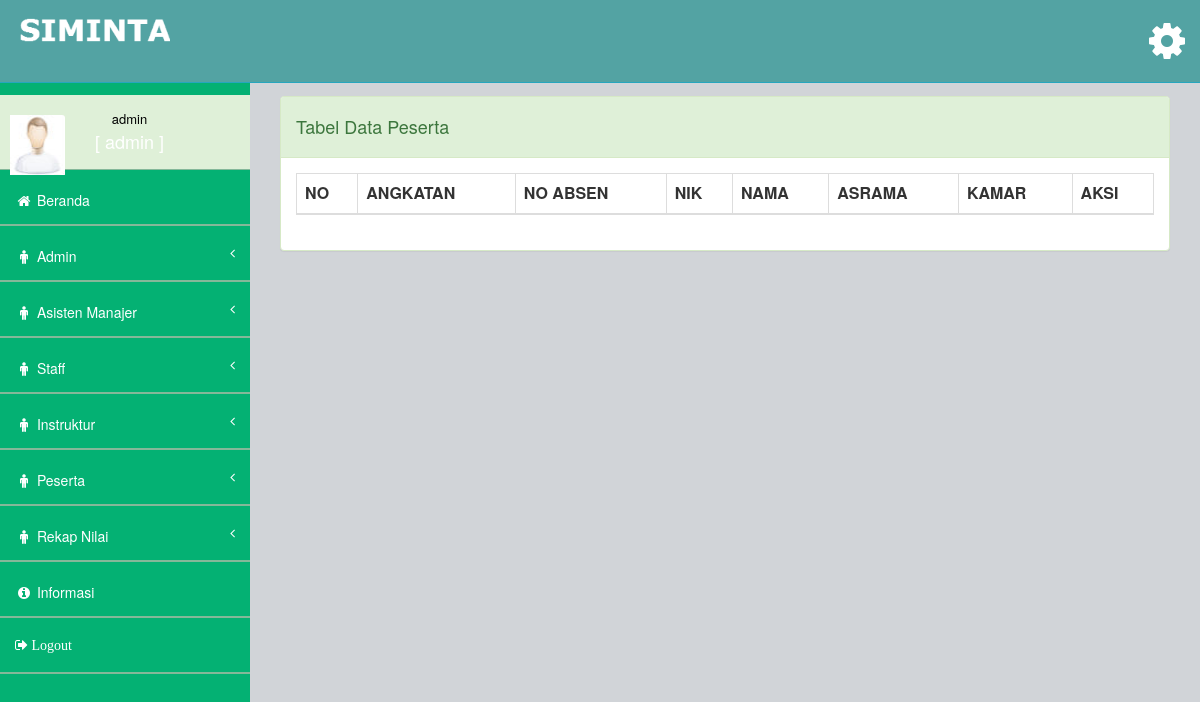
The page /views/admin/main.php?page=lihat-peserta (signed in) on the database as committed earlier.
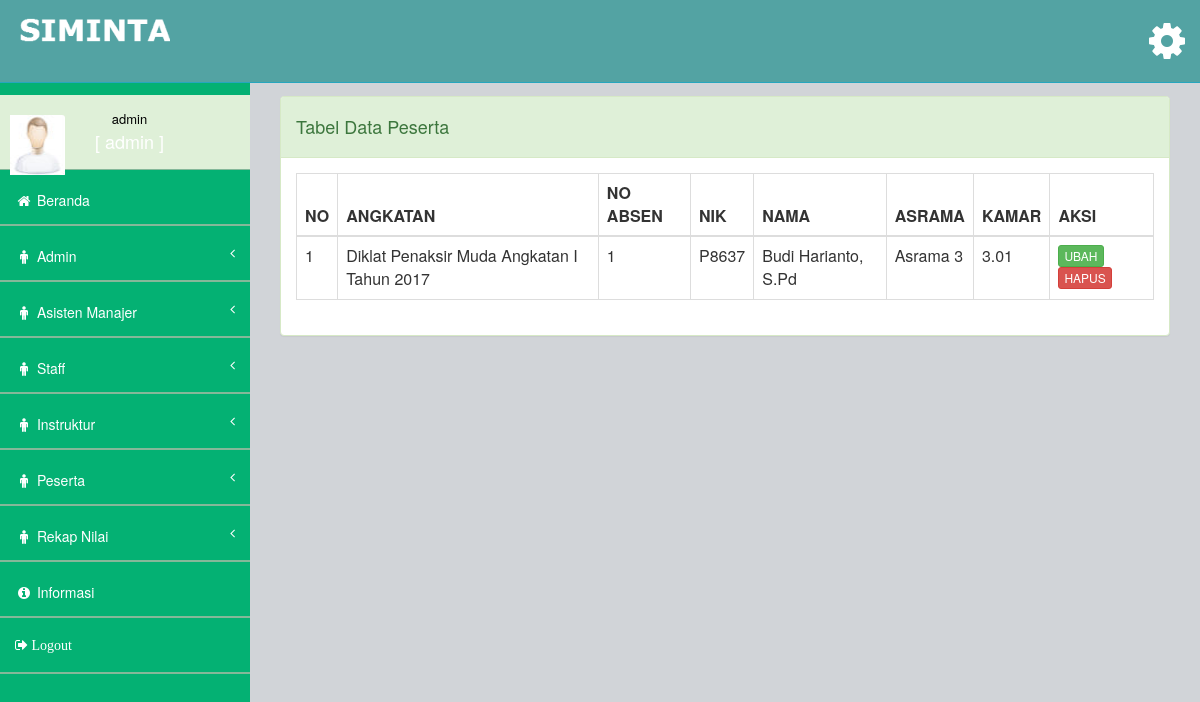
The same page on the database as committed later.
### tables this page shows
CREATE TABLE `tb_detail_peserta` (
  `id` int(11) NOT NULL,
  `kamar_id` int(11) NOT NULL,
  `user_akun_id` int(11) NOT NULL,
  `nik` varchar(50) NOT NULL,
  `angkatan_id` int(11) NOT NULL,
  `nomor_absen` int(11) NOT NULL,
  `nama` varchar(100) NOT NULL,
  `jekel` enum('laki-laki','perempuan') DEFAULT NULL,
  `tempat_lahir` varchar(50) DEFAULT NULL,
  `tgl_lahir` date DEFAULT NULL,
  `cabang_asal` varchar(100) DEFAULT NULL,
  `alamat_kantor` varchar(100) DEFAULT NULL,
  `tlp_kantor` varchar(12) DEFAULT NULL,
  `nomor_hp` varchar(12) DEFAULT NULL,
  `alamat_rumah` varchar(100) DEFAULT NULL,
  `agama` enum('islam','katolik','protestan','hindu','buddha') DEFAULT NULL,
  `foto` varchar(150) DEFAULT NULL,
  `ktp` varchar(150) DEFAULT NULL
);

CREATE TABLE `tb_angkatan` (
  `id` int(10) NOT NULL,
  `nama_diklat` varchar(200) NOT NULL,
  `tgl_masuk` date NOT NULL,
  `tgl_selesai` date NOT NULL
);

CREATE TABLE `tb_kamar` (
  `id` int(11) NOT NULL,
  `nama_asrama` varchar(50) NOT NULL,
  `nomor_kamar` varchar(50) NOT NULL
);

### views/admin/input_peserta/lihat-biodata-peserta.php (the view)
<div class="row">
    <div class="col-md-12">
        <div class="panel panel-success">
            <div class="panel-heading">
                <h4>Tabel Data Peserta</h4>
            </div>
            <div class="panel-body">
                <div class="">
                    <table class="table table-bordered table-hover my-datatable">
                        <thead>
                            <tr>
                                <th>NO</th>
                                <th>ANGKATAN</th>
                                <th>NO ABSEN</th>
                                <th>NIK</th>
                                <th>NAMA</th>
                                <th>ASRAMA</th>
                                <th>KAMAR</th>
                                <th>AKSI</th>
                            </tr>
                        </thead>
                        <tbody>
                            <?php
                                $no = 1;
                                $sql = "
                                    SELECT tb_angkatan.nama_diklat, tb_detail_peserta.nomor_absen,
                                    tb_detail_peserta.nik, tb_detail_peserta.nama, tb_kamar.nama_asrama,
                                    tb_kamar.nomor_kamar
                                    FROM tb_detail_peserta
                                    JOIN tb_angkatan ON tb_detail_peserta.angkatan_id = tb_angkatan.id
                                    JOIN tb_kamar ON tb_detail_peserta.kamar_id = tb_kamar.id
                                ";
                                $proses = mysqli_query($conn, $sql);
                                while ($data = mysqli_fetch_assoc($proses))
                                {
                            ?>
                                <tr>
                                    <td><?php echo $no; ?></td>
                                    <td><?php echo $data["nama_diklat"] ?></td>
                                    <td><?php echo $data["nomor_absen"] ?></td>
                                    <td><?php echo $data["nik"] ?></td>
                                    <td><?php echo $data["nama"] ?></td>
                                    <td><?php echo $data["nama_asrama"] ?></td>
                                    <td><?php echo $data["nomor_kamar"] ?></td>
                                    <td>
                                        <a href="#" class="btn btn-xs btn-success">UBAH</a>
                                        <a href="#" class="btn btn-xs btn-danger">HAPUS</a>
                                    </td>
                                </tr>
                            <?php
                                    $no++;
                                }
                            ?>
                        </tbody>
                    </table>
                </div>
            </div>
        </div>
    </div>
</div>

Rows that differ between the two databases and show on the page:
added tb_detail_peserta: angkatan.nama_diklat "Diklat Penaksir Muda Angkatan I Tahun 2017", nomor_absen "1", nik "P8637", nama "Budi Harianto, S.Pd", kamar.nama_asrama "Asrama 3", kamar.nomor_kamar "3.01"
